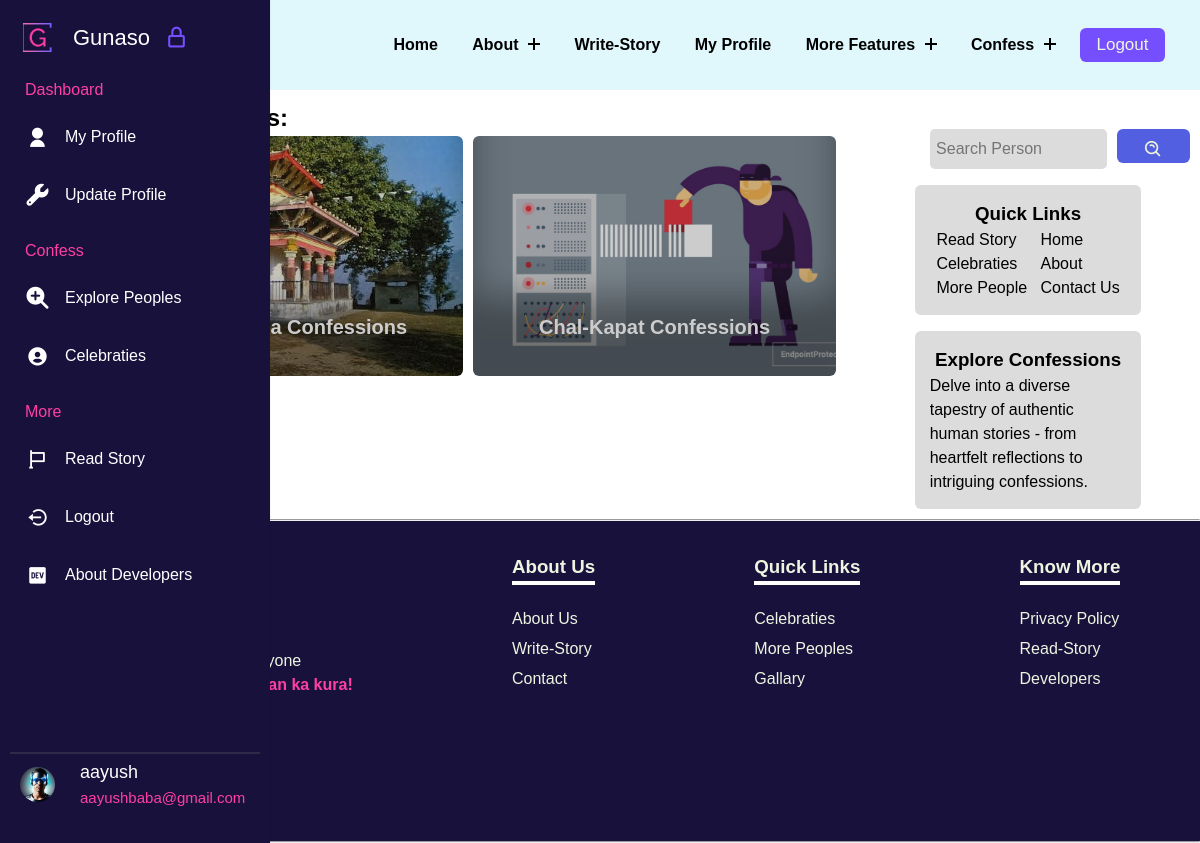
Screenshot of /groups/ (signed in) with the database file from the repository.
### gunasoApp/models.py (models this page shows, shortened)
class Profile(models.Model):
    user = models.OneToOneField(User, on_delete=models.CASCADE, related_name="Profile")
    image = models.ImageField(upload_to="gunasoApp/images/loggeduserImages", blank=True, default="upload-image")

class ConfessGroup(models.Model):
    sno = models.AutoField(primary_key=True)
    Groupname = models.CharField(max_length=30)
    owner = models.ForeignKey(User, on_delete=models.CASCADE, related_name = "owner", blank=True, default="")
    creationDate = models.DateField(auto_now_add=True)
    slug = models.CharField(max_length=130,unique=True, blank=True)
    image = models.ImageField(upload_to="gunasoApp/images/groupImages", blank=True, default="upload-image")
    introduction = models.TextField(blank=True)

### gunasoApp/views.py (the view)
# urls.py: path('groups/',views.groups, name='groups'),
def groups(request):
    allgroups = ConfessGroup.objects.all()
    context = {"allgroups":allgroups}
    return render(request, 'groups.html', context)

### templates/groups.html (shortened to what this page needs)
{% extends 'base.html' %}
{% load static %}
    {% block base_style%}
    {{ block.super }}
    <link rel="stylesheet" href="{% static 'styles/groups.css' %}">
    {% endblock base_style%}
    {% block content %}
    <div class="groupsmain">
        <div class="containflex">
            <div class="leftside">
                <h2>Explore <span class="blue">Groups:</span></h2>
                <div class="gridcontain">
                    {% for allgroups in allgroups %}
                    <a href="/groups/{{allgroups.slug}}" data-aos="fade-up">
                        <div class="card" style="background-image: url(../media/{{allgroups.image}});">
                            <h2>{{allgroups.Groupname}}</h2>
                        </div>
                    </a>
                    {% endfor %}
                </div>
            </div>
            <div class="rightside">
                <div class="searchdiv" data-aos="fade-down">
                    <form method="get" action="{% url 'searchperson' %}">
                        <input class="searchinp" type="search" placeholder="Search Person" aria-label="Search"
                            name="query" id="query">
                        <button class="copybtn" type="submit" style="margin: 0;">
                            <i class='bx bx-search-alt'></i>
                        </button>
                    </form>
                </div>
                <div class="catandside">
                    <div class="categoriesdiv" data-aos="fade-down">
                        <h3>Quick Links</h3>
                        <div class="uls">
                            <ul class="lineone">
                                <li><a href="/read-story">Read Story</a></li>
                                <li><a href="/topics">Celebraties</a></li>
                                <li><a href="#">More People</a></li>
                            </ul>
                            <ul class="lineone">
                                <li><a href="/">Home</a></li>
                                <li><a href="/about">About</a></li>
                                <li><a href="/contact">Contact Us</a></li>
                            </ul>
                        </div>
                    </div>
                    <div class="categoriesdiv" data-aos="fade-up">
                        <h3>Explore Confessions</h3>
                        <p>Delve into a diverse tapestry of authentic human stories - from heartfelt reflections to
                            intriguing confessions.</p>
                    </div>
                </div>
            </div>
        </div>
    </div>
    {% endblock %}

### templates/base.html (shortened to what this page needs)
{% load static %}
<!DOCTYPE html>
<html lang="en">
<head>
    {% block base_style%}
    <link rel="stylesheet" href="{% static 'styles/base.css' %}">
    <link href="https://unpkg.com/aos@2.3.1/dist/aos.css" rel="stylesheet">
    {% endblock base_style%}
    <link rel="stylesheet" href="https://cdnjs.cloudflare.com/ajax/libs/font-awesome/4.7.0/css/font-awesome.min.css" />
    <link href="https://cdn.jsdelivr.net/npm/remixicon@4.0.0/fonts/remixicon.css" rel="stylesheet" />
    <link flex href="https://unpkg.com/boxicons@2.1.4/css/boxicons.min.css" rel="stylesheet" />
</head>
<body>
    <header class="header">
        <div class="container_nav">
            <div class="header-main">
                <div class="logo">
                    <a href="/">
                        <div class="contentlogo">
                            <h2 class="text" data-text="Gunaso">
                            </h2>
                         </div>
                    </a>
                </div>
                <nav class="nav-menu">
                    <ul class="menu">
                        <li class="menu-item">
                            <a href="/">Home</a>
                        </li>
                        <li class="menu-item menu-item-has-children">
                            <a href="#" data-toggle="sub-menu">About <i class="plus"></i></a>
                        </li>
                        <li class="menu-item">
                            <a href="{% url 'writestory' %}">write-Story</a>
                        </li>
                        <li class="menu-item">
                            <a href="/user/{{request.user}}">My Profile</a>
                        </li>
                        <li class="menu-item menu-item-has-children">
                            <a href="#" data-toggle="sub-menu">More Features <i class="plus"></i></a>
                        </li>
                        <li class="menu-item menu-item-has-children">
                            <a href="#" data-toggle="sub-menu">Confess <i class="plus"></i></a>
                        </li>
                        {% if user.is_authenticated %}
                        <button id="logoutbtn" onclick="logoutfunc()">
                            Logout
                        </button>
                        {% endif %}
                    </ul>
                </nav>
            </div>
        </div>
    </header>
    <nav class="sidebar hoverable close">
        <div class="logo_items flex">
            <span class="nav_image">
                <img src="{% static 'images/logos/g-high-resolution-logo-transparent.png' %}" alt="logo_img" />
            </span>
            <span class="logo_name">Gunaso</span>
            <i class="bx bx-lock-alt" id="lock-icon" title="Unlock Sidebar"></i>
        </div>
        <div class="menu_container">
            <div class="menu_items">
                <ul class="menu_item">
                    <div class="menu_title flex">
                        <span class="title">Dashboard</span>
                    </div>
                    <li class="item">
                        <a href="/user/{{request.user}}" class="link flex">
                            <i class="ri-user-fill"></i>
                            <span>My Profile</span>
                        </a>
                    </li>
                    <li class="item">
                        <a href="{% url 'update_profile' %}" class="link flex">
                            <i class="fa-solid fa-wrench"></i>
                            <span>Update Profile</span>
                        </a>
                    </li>
                </ul>
                <ul class="menu_item">
                    <div class="menu_title flex">
                        <span class="title">Confess</span>
                    </div>
                    <li class="item">
                        <a href="{% url 'person' %}" class="link flex">
                            <i class="fa-solid fa-magnifying-glass-plus"></i>
                            <span>Explore Peoples</span>
                        </a>
                    </li>
                    <li class="item">
                        <a href="{% url 'topics' %}" class="link flex">
                            <i class='bx bxs-user-circle'></i>
                            <span>Celebraties</span>
                        </a>
                    </li>
                </ul>
                <ul class="menu_item">
                    <div class="menu_title flex">
                        <span class="title">More</span>
                    </div>
                    <li class="item">
                        <a href="{% url 'readstory' %}" class="link flex">
                            <i class="bx bx-flag"></i>
                            <span>Read Story</span>
                        </a>
                    </li>
                    <li class="item">
                        <a href="{% url 'logout' %}" class="link flex">
                            <i class='bx bx-log-out-circle'></i>
                            <span>Logout</span>
                        </a>
                    </li>
                    <li class="item">
                        <a href="{% url 'developers' %}" class="link flex">
                            <i class='bx bxl-dev-to'></i>
                            <span>About Developers</span>
                        </a>
                    </li>
                </ul>
            </div>
            <div class="sidebar_profile flex">
                {% if user.is_authenticated %}
                <span class="nav_image">
                    <img src="{{request.user.Profile.image.url}}" alt="logo_img" style="border-radius: 50%; height: 35px; width:35px;" />
                </span>
                <div class="data_text">
                    <span class="name">{{request.user}}</span>
                    <br>
                    <span class="email">{{request.user.email}}</span>
                </div>
                {% else %}
                <span class="name">Login</span>
                {% endif %}
            </div>
        </div>
    </nav>
    {% block content %} {% endblock %}
    <hr>
    <footer class="footer">
        <div class="fone">
            <p>Gunaso for Everyone<br> <span>Pokham afna man ka kura!</span></p>
            <div class="footer-links">
                <a href=""></a>
                <a href=""></a>
                <a href=""></a>
            </div>
        </div>
        <div class="ftwo">
            <ul>
                <h3 class="footer-h3">About Us</h3>
                <li><a href="{% url 'about' %}">About Us</a></li>
                <li><a href="{% url 'writestory' %}">Write-Story</a></li>
                <li><a href="{% url 'contact' %}">Contact</a></li>
            </ul>
        </div>
        <div class="fthree">
            <ul>
                <h3 class="footer-h3">Quick Links</h3>
                <li><a href="{% url 'topics'%}">Celebraties</a></li>
                <li><a href="{% url 'person'%}">More Peoples</a></li>
                <li><a href="{% url 'gallary' %}">Gallary</a></li>
            </ul>
        </div>
        <div class="ffour">
            <ul>
                <h3 class="footer-h3">Know More</h3>
                <li><a href="{% url 'privacypolicy' %}">Privacy Policy</a></li>
                <li><a href="{% url 'readstory' %}">Read-Story</a></li>
                <li><a href="{% url 'developers' %}">Developers</a></li>
            </ul>
        </div>
    </footer>
</body>
</html>

### static/styles/groups.css (style rules this page uses)
* { margin: 0; padding: 0; list-style: none; text-decoration: none; font-family: sans-serif; box-sizing: border-box; }
:root { --dark: #754ffe; --darkgreen: #379683; --bcolor: #5CDB95; --cooltexr: #4a4b65; --backupgreen: #8EE4AF; --para: #EDF5E1; --mainheading: #FFF; --hotish: #FF3FA4; --skyblue: #525FE1; --footer: #18113c; }
.groupsmain { margin-left: 5rem; }
.copybtn { cursor: pointer; background-color: var(--skyblue); font-family: inherit; display: inline-block; width: 5em; height: 2em; line-height: 1.9em; margin: 10px 0; position: relative; overflow: hidden; border: 2px solid var(--color); transition: color .5s; z-index: 1; font-size: 17px; border-radius: 6px; font-weight: 500; color: var(--para); }
.copybtn:before { content: ""; position: absolute; z-index: -1; background: var(--skyblue); height: 150px; width: 200px; border-radius: 50%; }
.copybtn:before { top: 100%; left: 100%; transition: all .7s; }
.containflex { padding: 10px; display: flex; gap: 20px; }
.gridcontain { display: grid; gap: 10px; grid-template-columns: repeat(2, 1fr) }
.card { padding: 6px; height: 30vh; border-radius: 6px; box-shadow: rgba(0, 0, 0, 0.35) 0px -80px 36px -1px inset; background-color: violet; background-size: cover; background-position: center; background-repeat: no-repeat; filter: brightness(80%); }
a { text-decoration: none; }
.card h2 { text-align: center; position: relative; top: 170px; color: #ffffff; font-size: 20px; }
.leftside { padding: 0 10px 10px 10px; flex-basis: 70%; }
.rightside { padding-top: 13px; flex-basis: 30%; border-radius: 6px; }
.searchdiv { margin-top: 1rem; display: flex; align-items: center; margin-left: 4rem; }
.searchdiv form { display: flex; gap: 10px; }
.searchdiv i { line-height: 5vh; font-size: 20px; }
.searchinp { padding: 6px; width: 78%; background-color: gainsboro; height: 5vh; }
.searchinp { border: none; font-size: 16px; border-radius: 5px; }
.catandside { display: flex; flex-direction: column; align-items: center; }
.categoriesdiv { margin-top: 1rem; border-radius: 6px; padding: 15px; background-color: gainsboro; text-align: center; width: 70%; }
.categoriesdiv p { text-align: left; }
.uls { display: flex; justify-content: space-around; }
.uls ul { text-align: left; }
.uls ul li a { text-decoration: none; color: #000; cursor: pointer; }

### rows the page displays
ConfessGroup: image (picture), Groupname "Manakamana Confessions"
ConfessGroup: image (picture), Groupname "Chal-Kapat Confessions"

### other values shown
{{ request.user }} "aayush"
{{ request.user.email }} "aayushbaba@gmail.com"
